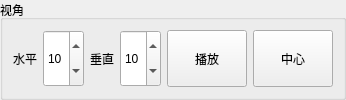
       <widget class="QGroupBox" name="groupBoxView">
        <property name="sizePolicy">
         <sizepolicy hsizetype="Minimum" vsizetype="Minimum">
          <horstretch>0</horstretch>
          <verstretch>0</verstretch>
         </sizepolicy>
        </property>
        <property name="title">
         <string>视角</string>
        </property>
        <layout class="QVBoxLayout" name="verticalLayout_7">
         <property name="leftMargin">
          <number>5</number>
         </property>
         <property name="topMargin">
          <number>5</number>
         </property>
         <property name="rightMargin">
          <number>5</number>
         </property>
         <property name="bottomMargin">
          <number>5</number>
         </property>
         <item>
          <layout class="QHBoxLayout" name="horizontalLayoutView">
           <property name="leftMargin">
            <number>5</number>
           </property>
           <property name="topMargin">
            <number>5</number>
           </property>
           <property name="rightMargin">
            <number>5</number>
           </property>
           <property name="bottomMargin">
            <number>5</number>
           </property>
           <item>
            <widget class="QLabel" name="labelHorz">
             <property name="sizePolicy">
              <sizepolicy hsizetype="Minimum" vsizetype="Minimum">
               <horstretch>0</horstretch>
               <verstretch>0</verstretch>
              </sizepolicy>
             </property>
             <property name="text">
              <string>水平</string>
             </property>
            </widget>
           </item>
           <item>
            <widget class="QSpinBox" name="spinBoxHorz">
             <property name="sizePolicy">
              <sizepolicy hsizetype="Minimum" vsizetype="Minimum">
               <horstretch>0</horstretch>
               <verstretch>0</verstretch>
              </sizepolicy>
             </property>
             <property name="minimum">
              <number>1</number>
             </property>
             <property name="maximum">
              <number>20</number>
             </property>
             <property name="value">
              <number>10</number>
             </property>
            </widget>
           </item>
           <item>
            <widget class="QLabel" name="labelVert">
             <property name="sizePolicy">
              <sizepolicy hsizetype="Minimum" vsizetype="Minimum">
               <horstretch>0</horstretch>
               <verstretch>0</verstretch>
              </sizepolicy>
             </property>
             <property name="text">
              <string>垂直</string>
             </property>
            </widget>
           </item>
           <item>
            <widget class="QSpinBox" name="spinBoxVert">
             <property name="sizePolicy">
              <sizepolicy hsizetype="Minimum" vsizetype="Minimum">
               <horstretch>0</horstretch>
               <verstretch>0</verstretch>
              </sizepolicy>
             </property>
             <property name="minimum">
              <number>1</number>
             </property>
             <property name="maximum">
              <number>20</number>
             </property>
             <property name="value">
              <number>10</number>
             </property>
            </widget>
           </item>
           <item>
            <widget class="QPushButton" name="pushButtonViewPlay">
             <property name="sizePolicy">
              <sizepolicy hsizetype="Minimum" vsizetype="Minimum">
               <horstretch>0</horstretch>
               <verstretch>0</verstretch>
              </sizepolicy>
             </property>
             <property name="text">
              <string>播放</string>
             </property>
             <property name="checkable">
              <bool>true</bool>
             </property>
            </widget>
           </item>
           <item>
            <widget class="QPushButton" name="pushButtonViewCenter">
             <property name="sizePolicy">
              <sizepolicy hsizetype="Minimum" vsizetype="Minimum">
               <horstretch>0</horstretch>
               <verstretch>0</verstretch>
              </sizepolicy>
             </property>
             <property name="text">
              <string>中心</string>
             </property>
            </widget>
           </item>
          </layout>
         </item>
        </layout>
       </widget>
